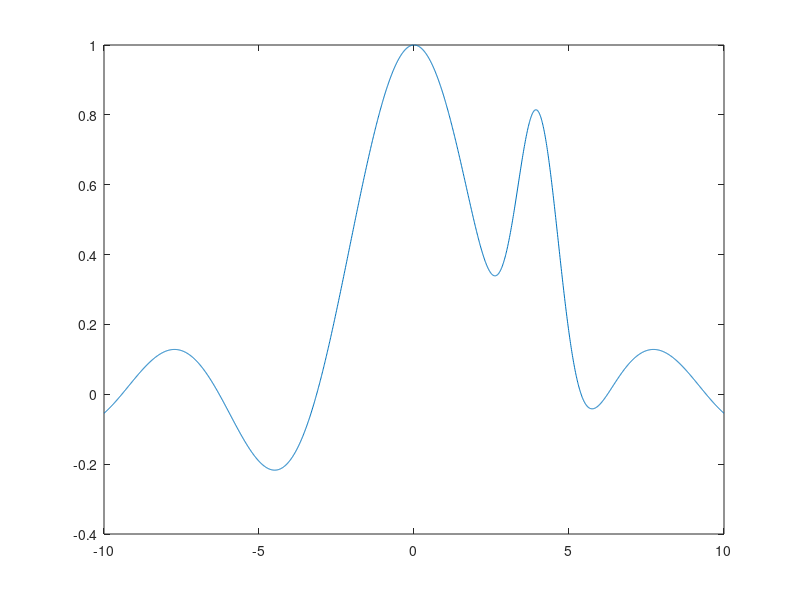
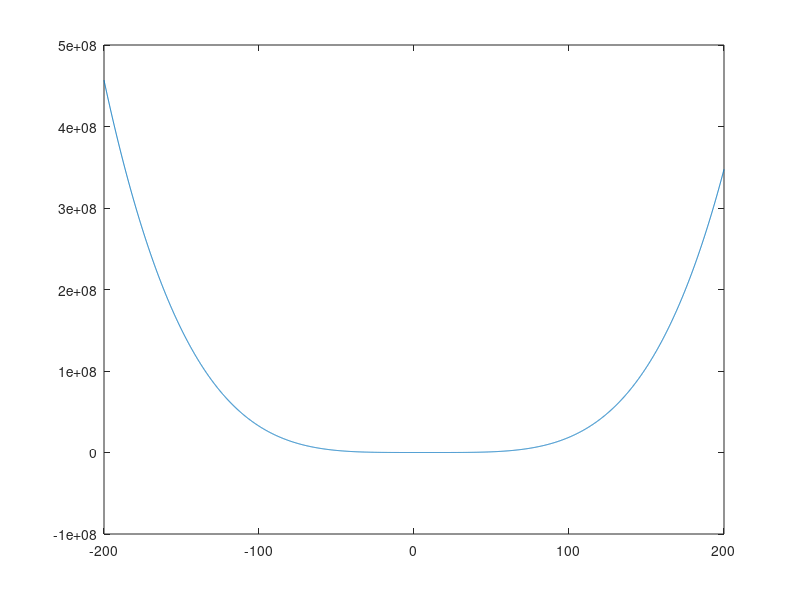
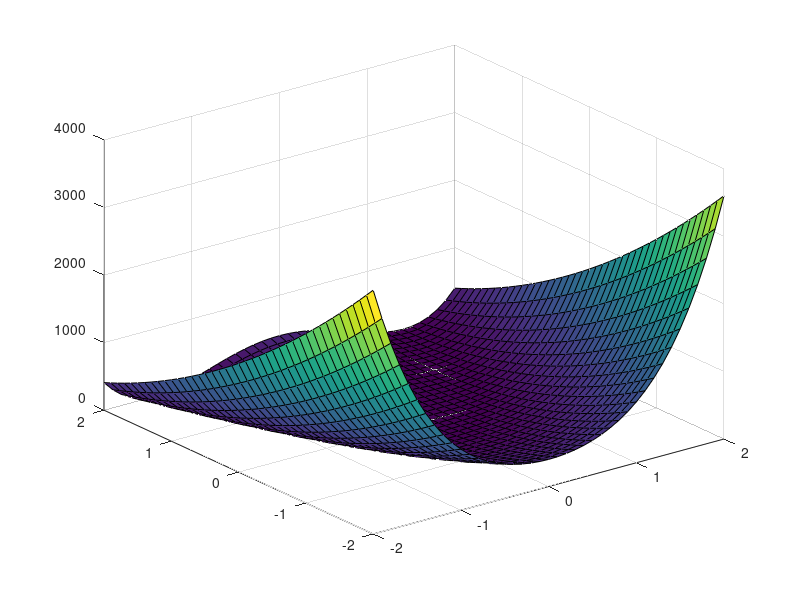

These charts were generated, in order, by the following MATLAB code: (Note: this script raises an error after producing the figures.)
%Šimon,Tlustý

% 1
clear;
f1 = @(x1) (sin(x1)./x1) + exp(-(x1-4).^2);
x1 = -10:0.01:10;
y1 = f1(x1);
figure(1);
plot(x1, y1);
min_1a = fminbnd(f1, 2, 4);
min_1b = fminbnd(f1, 4, 6);

% 2
f_2 = @(x_2) (1/4.*x_2.^4) - (41/6.*x_2.^3) + (209/4.*x_2.^2) - (135.*x_2);
x_2 = -200:0.1:200;
figure(2);
plot(x_2,f_2(x_2));
min_2 = fminbnd(f_2, 13, 14);

%3 
f_3a = @(x)100*(x(2) -  x(1).^2).^2 + (1 - x(1)).^2 ;
[x_3a, x_3b] = meshgrid(-2:0.1:2, -2:0.1:2);                                 
f_3b = 100 * (x_3b -  x_3a.^2).^2 + (1 - x_3a).^2;
figure(3);
surf(x_3a, x_3b, f_3b);
min = fminsearch(f_3a, zeros(2));

%4 
f_4 = [-5,-2,-6];
A_4 = [1,-1,1; 3,2,4; 3,2,0];
b_4 = [20;42;30];
lb_4 = zeros(3,1);
lin_fce = linprog(f_4,A_4,b_4,[],[],lb_4);

%5
syms x_5a x_5b x_5c
f_5 =  4*x_5a^2 + 2*x_5b^2 + 3*x_5c^2 + 2*x_5a*x_5b - 3*x_5b*x_5c - x_5a;
hessian(f_5,[x_5a, x_5b, x_5c]); 
H = [ 8  2  0;
      2  4 -3;
      0 -3  6];
f_5 = [-1 0 0];
A_5 = [1 -1 1;
     1 2 -6];
b_5 = [-1; 5];
lb_5 = zeros(3,1);
kvad_fce = quadprog(H,f_5,A_5,b_5,[],[],lb_5);